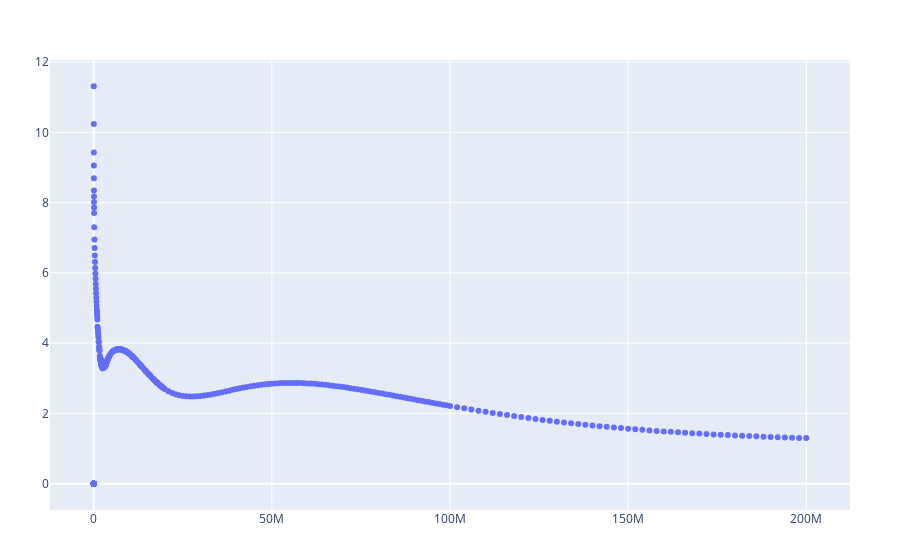

The code cell stored with this chart in its notebook:
### Code cell
PlotlyJS.plot(
PlotlyJS.scatter(x=total_energy, y=total_cross_sections, 
mode="markers", name="1"))

### Figure 1 — Plotly figure (JSON) as saved in the notebook; plotly's stock layout.template omitted (floating-point values rounded to 4 significant figures; data arrays with more than 128 entries replaced by an {"elided": "..."} marker saying what was removed)
{"data": [{"mode": "markers", "name": "1", "type": "scatter", "x": {"elided": "418 float values"}, "y": {"elided": "418 float values"}}], "layout": {"margin": {"b": 50, "l": 50, "r": 50, "t": 60}}}
